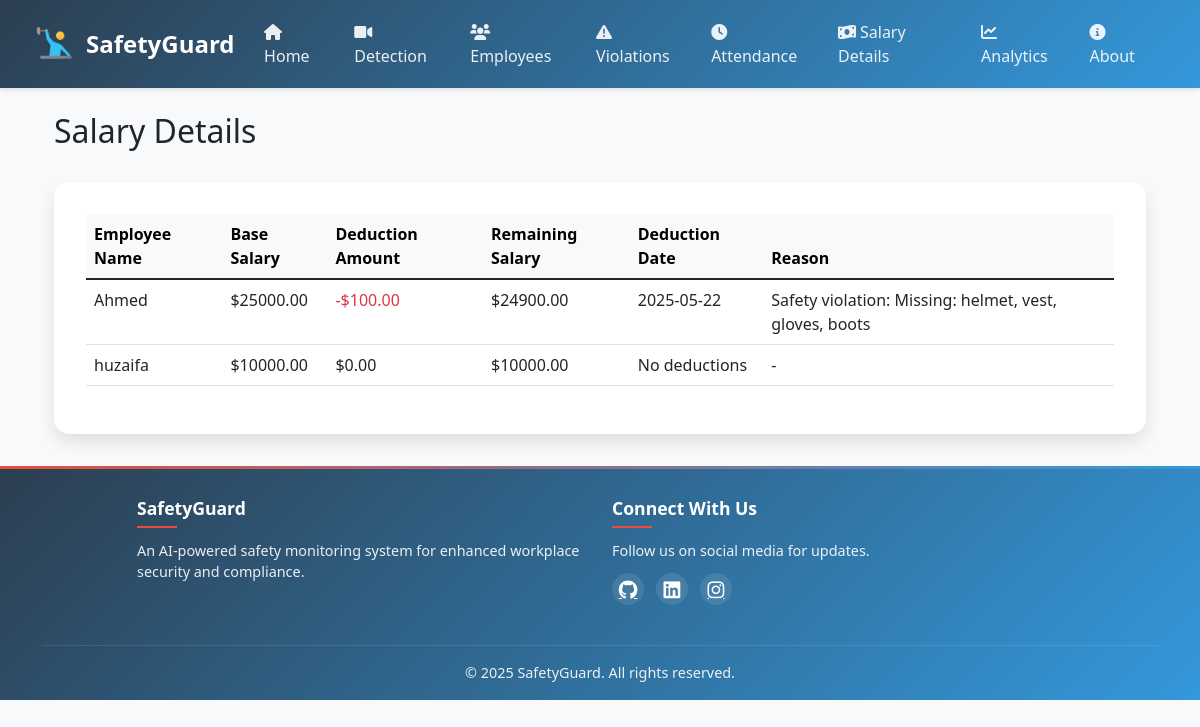
The page /salary_details on the database its author committed.
### tables this page shows
CREATE TABLE employees (
        id INTEGER PRIMARY KEY AUTOINCREMENT,
        name TEXT UNIQUE,
        position TEXT,
        join_date TEXT,
        salary REAL,
        image_path TEXT
    );

CREATE TABLE salary_deductions (
        id INTEGER PRIMARY KEY AUTOINCREMENT,
        employee_name TEXT,
        date TEXT,
        amount REAL,
        reason TEXT,
        base_salary REAL,
        remaining_salary REAL
    );

### app.py (the view)
@app.route('/salary_details')
def salary_details():
    conn = sqlite3.connect(CONFIG['db_path'])
    salary_details = pd.read_sql_query("""
        SELECT
            e.name as employee_name,
            e.salary as base_salary,
            COALESCE(sd.amount, 0) as deduction_amount,
            CASE
                WHEN sd.remaining_salary IS NOT NULL THEN sd.remaining_salary
                ELSE e.salary
            END as remaining_salary,
            sd.date as deduction_date,
            sd.reason as deduction_reason
        FROM employees e
        LEFT JOIN salary_deductions sd ON e.name = sd.employee_name
        ORDER BY e.name, sd.date DESC
    """, conn)
    conn.close()
    salary_list = salary_details.to_dict('records')
    return render_template('salary_details.html', salary_details=salary_list)

### templates/salary_details.html
{% extends "base.html" %}
{% block content %}
<div class="container-fluid">
    <div class="d-flex justify-content-between align-items-center mb-4">
        <h2>Salary Details</h2>
    </div>
    <div class="card">
        <div class="card-body">
            <div class="table-responsive">
                <table class="table table-hover">
                    <thead class="table-light">
                        <tr>
                            <th>Employee Name</th>
                            <th>Base Salary</th>
                            <th>Deduction Amount</th>
                            <th>Remaining Salary</th>
                            <th>Deduction Date</th>
                            <th>Reason</th>
                        </tr>
                    </thead>
                    <tbody>
                        {% for detail in salary_details %}
                        <tr>
                            <td>{{ detail.employee_name }}</td>
                            <td>${{ "%.2f"|format(detail.base_salary) }}</td>
                            <td>
                                {% if detail.deduction_amount > 0 %}
                                    <span class="text-danger">-${{ "%.2f"|format(detail.deduction_amount) }}</span>
                                {% else %}
                                    $0.00
                                {% endif %}
                            </td>
                            <td>${{ "%.2f"|format(detail.remaining_salary) }}</td>
                            <td>
                                {% if detail.deduction_date %}
                                    {{ detail.deduction_date }}
                                {% else %}
                                    No deductions
                                {% endif %}
                            </td>
                            <td>
                                {% if detail.deduction_reason %}
                                    {{ detail.deduction_reason }}
                                {% else %}
                                    -
                                {% endif %}
                            </td>
                        </tr>
                        {% endfor %}
                    </tbody>
                </table>
            </div>
        </div>
    </div>
</div>
{% endblock %}

### templates/base.html (style rules this page uses)
:root { --primary-color: #2c3e50; --secondary-color: #3498db; --accent-color: #e74c3c; }
body { font-family: 'Segoe UI', Tahoma, Geneva, Verdana, sans-serif; background-color: #f8f9fa; }
.card { border: none; border-radius: 15px; box-shadow: 0 8px 16px rgba(0,0,0,0.1); transition: all 0.3s ease; background: white; overflow: hidden; }
.card-body { padding: 2rem; }

### rows shown on the page
employees: employee_name "Ahmed", base_salary "25000.00", deduction_amount "100.00", remaining_salary "24900.00", deduction_date "2025-05-22", deduction_reason "Safety violation: Missing: helmet, vest, gloves, boots"
employees: employee_name "huzaifa", base_salary "10000.00", shows "$0.00", remaining_salary "10000.00", shows "No deductions"
